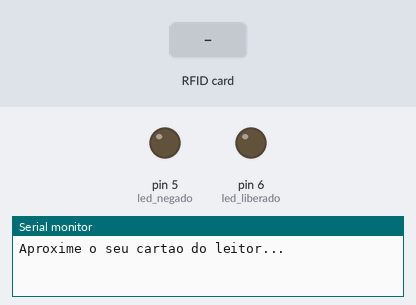
Bench run of a sketch on a simulated Arduino Uno, built with avr-gcc and run on an emulated ATmega328P. On the bench: output pins drawn as LEDs (lit = HIGH), the last lines printed to the serial monitor. Dashed ring = blinking. The test bench sets the inputs (shaded band). Pins used as bus, display or sensor lines are not drawn.

Above: at 1.2 s.
1.3 s: RFID card F4 27 CA 49 held to the reader
At 1.41 s:
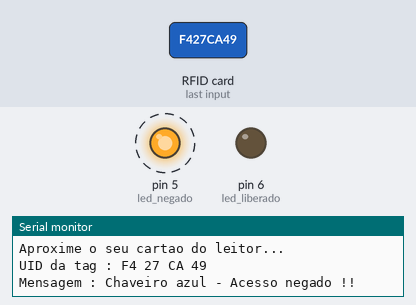
4.3 s: RFID card 3A 8A 7E 29 held to the reader
At 4.9 s:
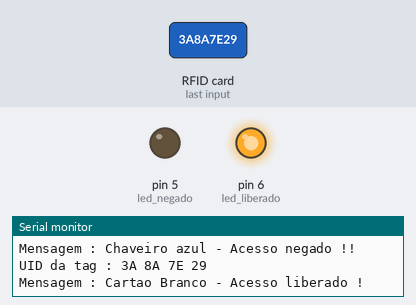
5.8 s: RFID card 04 BE 0B 82 09 40 84 held to the reader
Timing chart, 0 to 12.8 s (numbered marks = the images above; inputs shaded):
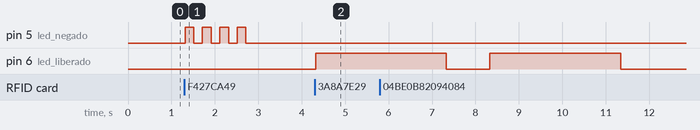

The sketch:

arduino_portaria.ino
```cpp
// Programa : RFID - Controle de acesso / cancela
// Autor : Arduino e Cia

#include <SPI.h>
#include <MFRC522.h>

#define SS_PIN 10
#define RST_PIN 9
// Definicoes pino modulo RC522
MFRC522 mfrc522(SS_PIN, RST_PIN);

// Leds indicadores acesso liberado ou negado
int led_liberado = 6;
int led_negado = 5;

char st[20];

void setup()
{
  pinMode(led_liberado, OUTPUT);
  pinMode(led_negado, OUTPUT);

  Serial.begin(9600);
  // Inicia  SPI bus
  SPI.begin();
  // Inicia MFRC522
  mfrc522.PCD_Init();
  // Mensagens iniciais no serial monitor
  Serial.println("Aproxime o seu cartao do leitor...");
  Serial.println();
}

void loop()
{
  // Aguarda a aproximacao do cartao
  if ( ! mfrc522.PICC_IsNewCardPresent())
  {
    return;
  }
  // Seleciona um dos cartoes
  if ( ! mfrc522.PICC_ReadCardSerial())
  {
    return;
  }
  // Mostra UID na serial
  Serial.print("UID da tag :");
  String conteudo= "";
  byte letra;
  for (byte i = 0; i < mfrc522.uid.size; i++)
  {
     Serial.print(mfrc522.uid.uidByte[i] < 0x10 ? " 0" : " ");
     Serial.print(mfrc522.uid.uidByte[i], HEX);
     conteudo.concat(String(mfrc522.uid.uidByte[i] < 0x10 ? " 0" : " "));
     conteudo.concat(String(mfrc522.uid.uidByte[i], HEX));
  }
  Serial.println();
  Serial.print("Mensagem : ");
  conteudo.toUpperCase();

// F4 27 CA 49 chaveiro azul
// 3A 8A 7E 29 cartao branco
// 04 7B E2 5A 09 40 80 fita amarela
// 04 BE 0B 82 09 40 84 fita verde


  // Testa se o cartao branco foi lido
  if (conteudo.substring(1) == "3A 8A 7E 29")
  {
    // Levanta a cancela e acende o led verde
    digitalWrite(led_liberado, HIGH);
    Serial.println("Cartao Branco - Acesso liberado !");
    Serial.println();
    delay(3000);
    digitalWrite(led_liberado, LOW);
  }

  // Testa se o fita verde foi lida
  if (conteudo.substring(1) == "04 BE 0B 82 09 40 84")
  {
    // Levanta a cancela e acende o led verde
    digitalWrite(led_liberado, HIGH);
    Serial.println("Fita verde - Acesso liberado !");
    Serial.println();
    delay(3000);
    digitalWrite(led_liberado, LOW);
  }

  // Testa se o chaveiro azul foi lido
  if (conteudo.substring(1) == "F4 27 CA 49")
  {
    Serial.println("Chaveiro azul - Acesso negado !!");
    Serial.println();
    // Pisca o led vermelho
    for (int i= 1; i<5 ; i++)
    {
      digitalWrite(led_negado, HIGH);
      delay(200);
      digitalWrite(led_negado, LOW);
      delay(200);
    }
  }

  // Testa se o fita amarela foi lida
  if (conteudo.substring(1) == "04 7B E2 5A 09 40 80")
  {
    Serial.println("Fita amarela - Acesso negado !!");
    Serial.println();
    // Pisca o led vermelho
    for (int i= 1; i<5 ; i++)
    {
      digitalWrite(led_negado, HIGH);
      delay(200);
      digitalWrite(led_negado, LOW);
      delay(200);
    }
  }

  delay(1000);
}
```

Measured:
- after the input at 1.3 s, pin 5 (led_negado): alternates HIGH for 0.20 s and LOW for 0.20 s, 8 changes in all, then stays LOW, starting at once
- after the input at 4.3 s, pin 6 (led_liberado): LOW → HIGH at once
